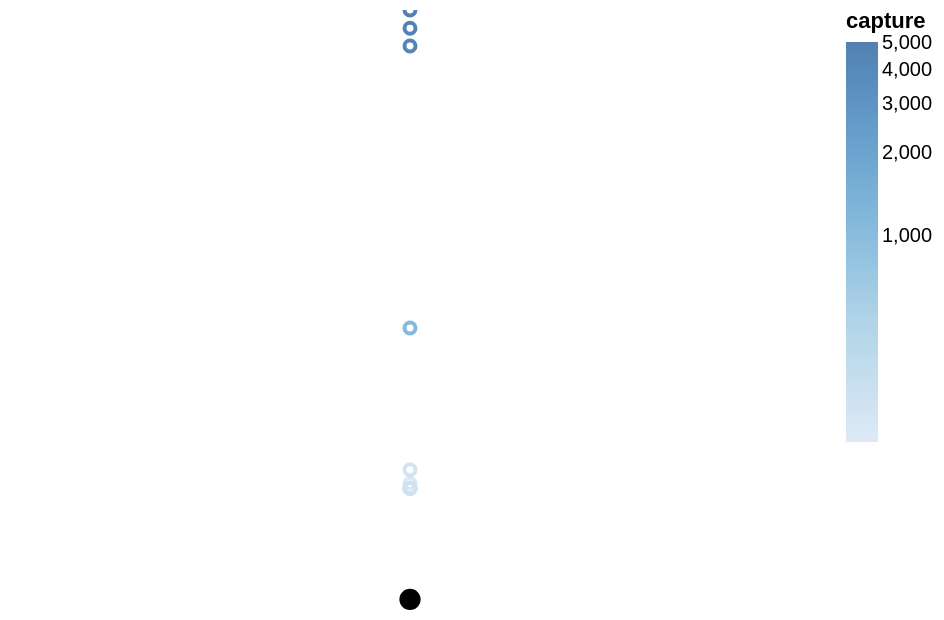

Notebook source saved alongside this figure:
### Code cell
hole_plot + alt.Chart(df[df["d2"] < 10.0]).mark_point(clip=True).encode(
    longitude="x",
    latitude="y",
    color=alt.Color("capture", scale=alt.Scale(type="symlog")),
    tooltip=["t", "x", "y", "v", "capture", "distance"]
)

### Figure 1 — Vega-Lite specification as saved in the notebook (floating-point values rounded to 4 significant figures)
{"config": {"view": {"continuousWidth": 400, "continuousHeight": 300}}, "layer": [{"data": {"name": "data-1f2085984b5266c946bf455742b513c8"}, "mark": {"type": "geoshape", "color": "black"}}, {"data": {"name": "data-527724b4707f418ec579b05a9a5f9b31"}, "mark": {"type": "point", "clip": true}, "encoding": {"color": {"field": "capture", "scale": {"type": "symlog"}, "type": "quantitative"}, "latitude": {"field": "y", "type": "quantitative"}, "longitude": {"field": "x", "type": "quantitative"}, "tooltip": [{"field": "t", "type": "quantitative"}, {"field": "x", "type": "quantitative"}, {"field": "y", "type": "quantitative"}, {"field": "v", "type": "quantitative"}, {"field": "capture", "type": "quantitative"}, {"field": "distance", "type": "quantitative"}]}}], "$schema": "https://vega.github.io/schema/vega-lite/v4.17.0.json", "datasets": {"data-1f2085984b5266c946bf455742b513c8": [{"type": "Feature", "geometry": {"type": "Polygon", "coordinates": [[[0.054, 0.0], [0.05296, -0.01053], [0.04989, -0.02066], [0.0449, -0.03], [0.03818, -0.03818], [0.03, -0.0449], [0.02066, -0.04989], [0.01053, -0.05296], [3.307e-18, -0.054], [-0.01053, -0.05296], [-0.02066, -0.04989], [-0.03, -0.0449], [-0.03818, -0.03818], [-0.0449, -0.03], [-0.04989, -0.02066], [-0.05296, -0.01053], [-0.054, -6.613e-18], [-0.05296, 0.01053], [-0.04989, 0.02066], [-0.0449, 0.03], [-0.03818, 0.03818], [-0.03, 0.0449], [-0.02066, 0.04989], [-0.01053, 0.05296], [-9.92e-18, 0.054], [0.01053, 0.05296], [0.02066, 0.04989], [0.03, 0.0449], [0.03818, 0.03818], [0.0449, 0.03], [0.04989, 0.02066], [0.05296, 0.01053], [0.054, 0.0]]]}}], "data-527724b4707f418ec579b05a9a5f9b31": [{"t": 0.0, "x": 0.0, "y": 3.0, "vx": 0.0, "vy": -3.0, "v": 3.0, "capture": 5032.0, "d2": 9.0, "distance": 3.0}, {"t": 0.03148, "x": 0.0, "y": 2.907, "vx": 0.0, "vy": -2.942, "v": 2.942, "capture": 4726.0, "d2": 8.453, "distance": 2.907}, {"t": 0.06295, "x": 0.0, "y": 2.817, "vx": 0.0, "vy": -2.884, "v": 2.884, "capture": 4436.0, "d2": 7.933, "distance": 2.817}, {"t": 0.684, "x": 0.0, "y": 1.382, "vx": 0.0, "vy": -1.736, "v": 1.736, "capture": 1068.0, "d2": 1.91, "distance": 1.382}, {"t": 1.305, "x": 0.0, "y": 0.6602, "vx": 0.0, "vy": -0.5885, "v": 0.5885, "capture": 242.6, "d2": 0.4359, "distance": 0.6602}, {"t": 1.46, "x": 0.0, "y": 0.5911, "vx": 0.0, "vy": -0.3016, "v": 0.3016, "capture": 194.0, "d2": 0.3494, "distance": 0.5911}, {"t": 1.616, "x": 0.0, "y": 0.5666, "vx": 0.0, "vy": -0.01466, "v": 0.01466, "capture": 177.8, "d2": 0.321, "distance": 0.5666}, {"t": 1.62, "x": 0.0, "y": 0.5665, "vx": 0.0, "vy": -0.005851, "v": 0.005851, "capture": 177.8, "d2": 0.321, "distance": 0.5665}, {"t": 1.622, "x": 0.0, "y": 0.5665, "vx": 0.0, "vy": -0.003649, "v": 0.003649, "capture": 177.8, "d2": 0.321, "distance": 0.5665}, {"t": 1.623, "x": 0.0, "y": 0.5665, "vx": 0.0, "vy": -0.001447, "v": 0.001447, "capture": 177.8, "d2": 0.321, "distance": 0.5665}, {"t": 1.623, "x": 0.0, "y": 0.5665, "vx": 0.0, "vy": -0.0003465, "v": 0.0003465, "capture": 177.8, "d2": 0.321, "distance": 0.5665}, {"t": 1.624, "x": 0.0, "y": 0.5665, "vx": 0.0, "vy": -7.123e-05, "v": 7.123e-05, "capture": 177.8, "d2": 0.321, "distance": 0.5665}, {"t": 1.624, "x": 0.0, "y": 0.5665, "vx": 0.0, "vy": -2.427e-06, "v": 2.427e-06, "capture": 177.8, "d2": 0.321, "distance": 0.5665}, {"t": 1.624, "x": 0.0, "y": 0.5665, "vx": 0.0, "vy": -1.352e-06, "v": 1.352e-06, "capture": 177.8, "d2": 0.321, "distance": 0.5665}, {"t": 1.624, "x": 0.0, "y": 0.5665, "vx": 0.0, "vy": -1e-06, "v": 1e-06, "capture": 177.8, "d2": 0.321, "distance": 0.5665}]}}
